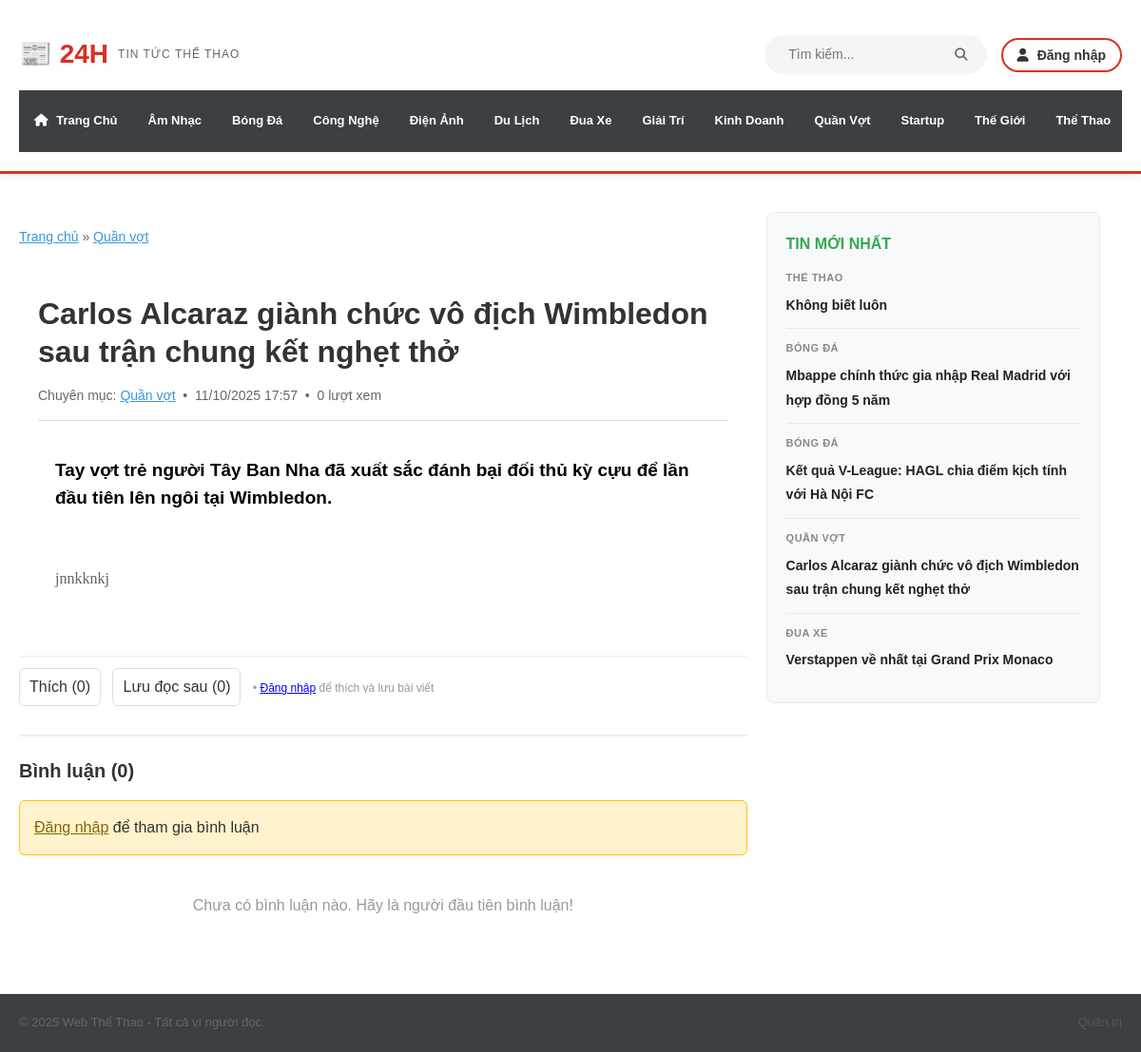
Page /article.php?slug=alcaraz-vo-dich-wimbledon on the committed database.
### tables this page shows
CREATE TABLE `categories` (
  `category_id` int(11) NOT NULL AUTO_INCREMENT PRIMARY KEY,
  `name` varchar(100) NOT NULL,
  `slug` varchar(120) UNIQUE NOT NULL,
  `parent_id` int(11) DEFAULT NULL
);

CREATE TABLE `articles` (
  `article_id` int(11) NOT NULL AUTO_INCREMENT PRIMARY KEY,
  `category_id` int(11) NOT NULL,
  `title` varchar(255) NOT NULL,
  `slug` varchar(255) UNIQUE NOT NULL,
  `summary` text,
  `content` text,
  `image_url` varchar(255) DEFAULT NULL,
  `author_id` int(11) DEFAULT NULL,
  `is_featured` tinyint(1) DEFAULT 0,
  `created_at` timestamp NULL DEFAULT CURRENT_TIMESTAMP
);

### article.php (the view, shortened to what the rows shown need)
<?php
require_once 'dbuser.php';
$db = new dbuser();
if (isset($_GET['slug'])) {
    $article_slug = $_GET['slug'];
} else {
    $article_slug = '';
}
$article = $db->layChiTietBaiVietTheoSlug($article_slug);
$article_id = $article['article_id'];
$luotXem = $db->demLuotXemBaiViet($article_id);
$danhMuc = $db->layTatCaChuyenMuc();
$tinSidebar = $db->layBaiVietMoiNhat(5);
?>
<!DOCTYPE html>
<html lang="vi">
<head>
    <link rel="stylesheet" href="style.css?v=<?php echo time(); ?>">
    <link rel="stylesheet" href="https://cdnjs.cloudflare.com/ajax/libs/font-awesome/6.5.2/css/all.min.css">
</head>
<body>
    <header class="site-header">
        <div class="container">
            <div class="header-content">
                <div class="header-top">
                    <div class="site-logo">
                        <a href="index.php">
                            <h1>📰 24H</h1>
                        </a>
                    </div>
                </div>
                <nav class="main-navigation">
                    <ul>
                        <?php foreach($danhMuc as $dm) { ?>
                        <li><a href="category.php?slug=<?php echo $dm['slug']; ?>"><?php echo $dm['name']; ?></a></li>
                        <?php } ?>
                    </ul>
                </nav>
            </div>
        </div>
    </header>
    <main>
    <div class="container content-area d-flex" style="padding-top: 20px;">
        <div class="main-column col-8 main-column-pad">
            <div class="breadcrumb">
                <a href="index.php">Trang chủ</a> &raquo;
                <a href="category.php?slug=<?php echo $article['category_slug']; ?>"><?php echo $article['category_name']; ?></a>
            </div>
            <article class="full-article">
                <div class="article-header">
                    <h1 class="article-title"><?php echo $article['title']; ?></h1>
                    <div class="article-meta-info d-flex justify-content-between align-items-center">
                        <span class="meta-left">
                            Chuyên mục: <a href="category.php?slug=<?php echo $article['category_slug']; ?>" style="color:#3498db;"><?php echo $article['category_name']; ?></a>
                            &nbsp;•&nbsp;
                            <span class="date-time"><?php echo date('d/m/Y H:i', strtotime($article['created_at'])); ?></span>
                            &nbsp;•&nbsp;
                            <span class="view-count"> <?php echo number_format($luotXem); ?> lượt xem</span>
                        </span>
                    </div>
                </div>
                <div class="article-content">
                    <?php if(!empty($article['summary'])) { ?>
                    <p style="font-weight: bold; color: #000; font-size: 19px; line-height: 1.5; margin-bottom: 20px;">
                        <?php echo $article['summary']; ?>
                    </p>
                    <?php } ?>
                    <div class="article-body">
                        <?php echo $article['content']; ?>
                    </div>
                </div>
            </article>
        </div>
        <aside class="sidebar-column col-4">
            <div class="latest-news-block">
                <header class="latest-news-tit">
                    <h2 class="fw-bold text-uppercase color-green-custom"> TIN MỚI NHẤT</h2>
                </header>
                <div class="latest-news-list">
                    <?php foreach($tinSidebar as $tin) { ?>
                    <div class="sidebar-article">
                        <h4 style="font-size: 11px; color: #888; text-transform: uppercase;">
                            <?php echo $tin['category_name']; ?>
                        </h4>
                        <p>
                            <a href="article.php?slug=<?php echo $tin['slug']; ?>" class="color-main hover-color-24h">
                                <?php echo $tin['title']; ?>
                            </a>
                        </p>
                    </div>
                    <?php } ?>
                </div>
            </div>
        </aside>
    </div>
    </main>
</body>
</html>

### rows in the picture
categories: name "Âm Nhạc"
categories: name "Bóng Đá"
categories: name "Công Nghệ"
categories: name "Điện Ảnh"
categories: name "Du Lịch"
categories: name "Đua Xe"
categories: name "Giải Trí"
categories: name "Kinh Doanh"
categories: name "Quần Vợt", name "Quần vợt"
categories: name "Startup"
categories: name "Thế Giới"
categories: name "Thể Thao"
articles: title "Carlos Alcaraz giành chức vô địch Wimbledon sau trận chung kết nghẹt thở", created_at "11/10/2025 17:57", summary "Tay vợt trẻ người Tây Ban Nha đã xuất sắc đánh bại đối thủ kỳ cựu để lần đầu tiên lên ngôi tại Wimbledon.", content "jnnkknkj", category.name "QUẦN VỢT"
articles: category.name "THỂ THAO", title "Không biết luôn"
articles: category.name "BÓNG ĐÁ", title "Mbappe chính thức gia nhập Real Madrid với hợp đồng 5 năm"
articles: category.name "BÓNG ĐÁ", title "Kết quả V-League: HAGL chia điểm kịch tính với Hà Nội FC"
articles: category.name "ĐUA XE", title "Verstappen về nhất tại Grand Prix Monaco"

### other values in the picture
$luotXem "0"
$luotThich "0"
$luotLuu "0"
$soBinhLuan "0"
